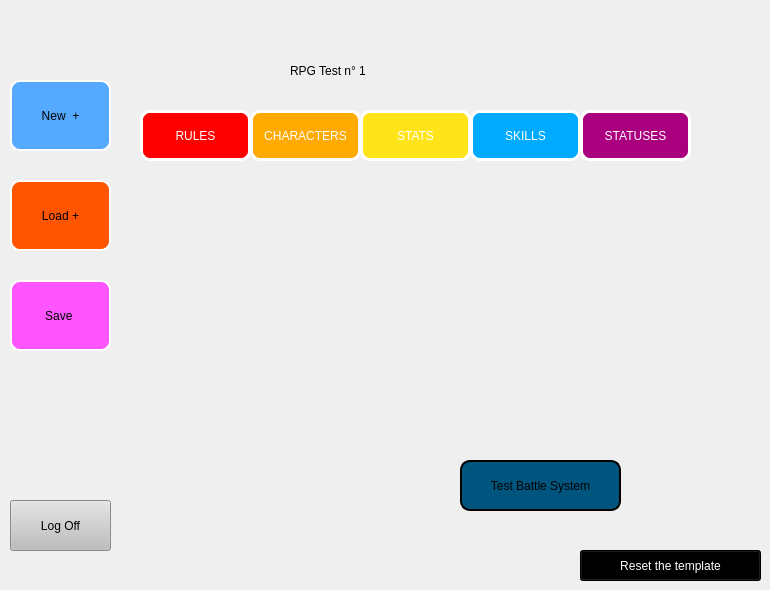
    <widget class="QWidget" name="Template_Menu_Page">
     <widget class="QLabel" name="label_Picture">
      <property name="geometry">
       <rect>
        <x>170</x>
        <y>160</y>
        <width>541</width>
        <height>371</height>
       </rect>
      </property>
      <property name="text">
       <string/>
      </property>
     </widget>
     <widget class="QPushButton" name="pushButton_6">
      <property name="geometry">
       <rect>
        <x>140</x>
        <y>110</y>
        <width>111</width>
        <height>51</height>
       </rect>
      </property>
      <property name="styleSheet">
       <string notr="true">background-color: rgb(255, 0, 0);
border: 3px solid white;
border-radius: 10px;

color: rgb(255, 255, 255);
font: 700 12pt &quot;Segoe UI&quot;;</string>
      </property>
      <property name="text">
       <string>RULES</string>
      </property>
     </widget>
     <widget class="QPushButton" name="pushButton_12">
      <property name="geometry">
       <rect>
        <x>250</x>
        <y>110</y>
        <width>111</width>
        <height>51</height>
       </rect>
      </property>
      <property name="styleSheet">
       <string notr="true">background-color: rgb(255, 170, 0);
border: 3px solid white;
border-radius: 10px;

color: rgb(255, 255, 255);
font: 700 12pt &quot;Segoe UI&quot;;</string>
      </property>
      <property name="text">
       <string>CHARACTERS</string>
      </property>
     </widget>
     <widget class="QPushButton" name="pushButton_13">
      <property name="geometry">
       <rect>
        <x>360</x>
        <y>110</y>
        <width>111</width>
        <height>51</height>
       </rect>
      </property>
      <property name="styleSheet">
       <string notr="true">border: 3px solid white;
border-radius: 10px;
background-color: rgb(255, 228, 26);
color: rgb(255, 255, 255);
font: 700 12pt &quot;Segoe UI&quot;;</string>
      </property>
      <property name="text">
       <string>STATS</string>
      </property>
     </widget>
     <widget class="QPushButton" name="pushButton_14">
      <property name="geometry">
       <rect>
        <x>470</x>
        <y>110</y>
        <width>111</width>
        <height>51</height>
       </rect>
      </property>
      <property name="styleSheet">
       <string notr="true">background-color: rgb(0, 170, 255);
border: 3px solid white;
border-radius: 10px;

color: rgb(255, 255, 255);
font: 700 12pt &quot;Segoe UI&quot;;</string>
      </property>
      <property name="text">
       <string>SKILLS</string>
      </property>
     </widget>
     <widget class="QPushButton" name="pushButton_19">
      <property name="geometry">
       <rect>
        <x>580</x>
        <y>110</y>
        <width>111</width>
        <height>51</height>
       </rect>
      </property>
      <property name="styleSheet">
       <string notr="true">border: 3px solid white;
border-radius: 10px;
background-color: rgb(170, 0, 127);
color: rgb(255, 255, 255);
font: 700 12pt &quot;Segoe UI&quot;;</string>
      </property>
      <property name="text">
       <string>STATUSES</string>
      </property>
     </widget>
     <widget class="QPushButton" name="pushButton_28">
      <property name="geometry">
       <rect>
        <x>10</x>
        <y>80</y>
        <width>101</width>
        <height>71</height>
       </rect>
      </property>
      <property name="styleSheet">
       <string notr="true">background-color: rgb(85, 170, 255);
color: rgb(0, 0, 0);
font: 900 16pt &quot;Segoe UI&quot;;
border: 2px solid white;
border-radius: 10px;</string>
      </property>
      <property name="text">
       <string>New  +</string>
      </property>
     </widget>
     <widget class="QPushButton" name="pushButton_29">
      <property name="geometry">
       <rect>
        <x>10</x>
        <y>180</y>
        <width>101</width>
        <height>71</height>
       </rect>
      </property>
      <property name="styleSheet">
       <string notr="true">background-color: rgb(255, 85, 0);
color: rgb(0, 0, 0);
font: 900 16pt &quot;Segoe UI&quot;;
border: 2px solid white;
border-radius: 10px;</string>
      </property>
      <property name="text">
       <string>Load +</string>
      </property>
     </widget>
     <widget class="QPushButton" name="pushButton_30">
      <property name="geometry">
       <rect>
        <x>10</x>
        <y>280</y>
        <width>101</width>
        <height>71</height>
       </rect>
      </property>
      <property name="styleSheet">
       <string notr="true">background-color: rgb(255, 85, 255);
color: rgb(0, 0, 0);
font: 900 16pt &quot;Segoe UI&quot;;
border: 2px solid white;
border-radius: 10px;</string>
      </property>
      <property name="text">
       <string>Save </string>
      </property>
     </widget>
     <widget class="QPushButton" name="pushButton_20">
      <property name="geometry">
       <rect>
        <x>10</x>
        <y>500</y>
        <width>101</width>
        <height>51</height>
       </rect>
      </property>
      <property name="styleSheet">
       <string notr="true">background-color: rgb(190, 190, 190);
color: rgb(0, 0, 0);
font: 900 12pt &quot;Segoe UI&quot;;</string>
      </property>
      <property name="text">
       <string>Log Off</string>
      </property>
     </widget>
     <widget class="QPushButton" name="pushButton_21">
      <property name="geometry">
       <rect>
        <x>460</x>
        <y>460</y>
        <width>161</width>
        <height>51</height>
       </rect>
      </property>
      <property name="styleSheet">
       <string notr="true">background-color: rgb(0, 85, 127);
color: rgb(0, 0, 0);
font: 900 12pt &quot;Segoe UI&quot;;
border: 2px solid black;
border-radius: 10px;
</string>
      </property>
      <property name="text">
       <string>Test Battle System</string>
      </property>
     </widget>
     <widget class="QPushButton" name="pushButton_22">
      <property name="geometry">
       <rect>
        <x>580</x>
        <y>550</y>
        <width>181</width>
        <height>31</height>
       </rect>
      </property>
      <property name="styleSheet">
       <string notr="true">background-color: rgb(0, 0, 0);
color: rgb(255, 255, 255);
font: 900 12pt &quot;Segoe UI&quot;;</string>
      </property>
      <property name="text">
       <string>Reset the template</string>
      </property>
     </widget>
     <widget class="QLabel" name="label_5">
      <property name="geometry">
       <rect>
        <x>290</x>
        <y>50</y>
        <width>261</width>
        <height>41</height>
       </rect>
      </property>
      <property name="styleSheet">
       <string notr="true">font: 900 30pt &quot;Segoe UI&quot;;
color: rgb(0, 0, 0);</string>
      </property>
      <property name="text">
       <string>RPG Test n° 1</string>
      </property>
     </widget>
    </widget>
